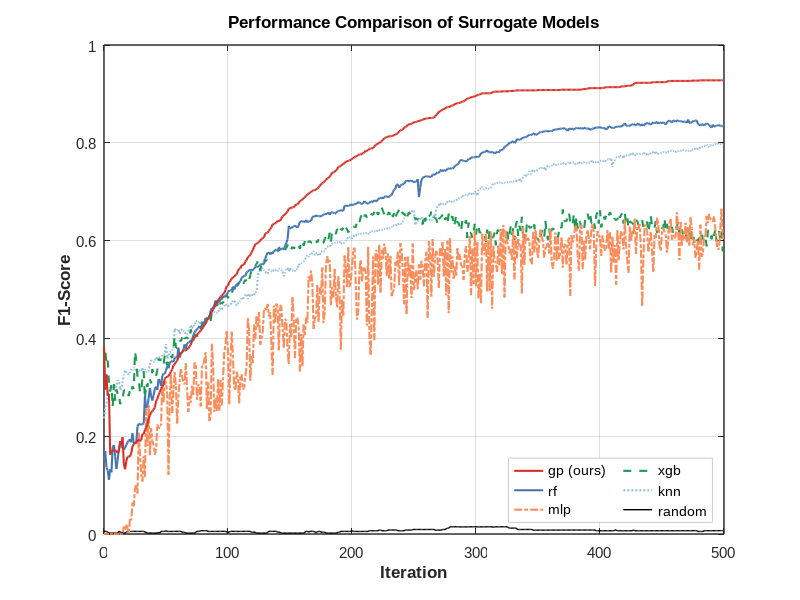

Write MATLAB code to recreate this figure.
%% 代理模型性能对比图 (顶刊学术风格)
% 绘制不同机器学习方法的F1-Score曲线对比 (横坐标: 训练迭代次数)
clear; clc; close all;

%% 1. 加载数据
% 加载其他ML方法的结果
% 假设 iterations 和 rf_f1, mlp_f1, xgb_f1, knn_f1, random_f1 在.mat文件中
% 这里使用模拟数据，确保代码可运行。请在使用时将此处注释掉，并加载实际数据。
% 模拟数据（使用实际数据时请删除以下模拟部分）
iterations = 1:500;

% --- 实际使用请取消注释并确保文件存在 ---
load('surrogate_comparison.mat');
% 加载GP方法的结果
if exist('gp_surrogate_result.mat', 'file')
    gp_data = load('gp_surrogate_result.mat');
    has_gp = true;
else
    has_gp = false;
    warning('gp_surrogate_result.mat not found. Run build_surrogate.py first.');
end
% -----------------------------------------

%% 2. 集中管理模型信息 (顶刊风格配色和线型)
% 定义学术风格配色方案
colors.gp = [0.84, 0.19, 0.15];       % 深红/珊瑚色 (gp (ours))
colors.rf = [0.27, 0.46, 0.70];       % 中蓝
colors.xgb = [0.10, 0.60, 0.31];      % 深绿
colors.mlp = [0.99, 0.55, 0.35];      % 橙色
colors.knn = [0.57, 0.75, 0.86];      % 浅蓝
colors.random = [0.000, 0.000, 0.000]; % 中灰色 (基准线)

% 定义学术风格线型
linestyles.gp = '-'; linestyles.rf = '-'; linestyles.xgb = '--';
linestyles.mlp = '-.'; linestyles.knn = ':'; linestyles.random = '-';

% 定义学术风格线宽
linewidths.gp = 1.5; linewidths.rf = 1.5; linewidths.xgb = 1.5;
linewidths.mlp = 1.5; linewidths.knn = 1.5; linewidths.random = 1.0;

% 集中管理结构体，按图例顺序排列 (GP在最前以突出)
model_info = struct();
model_info.gp_data = struct('name', 'gp (ours)', 'data', gp_data.gp_f1, 'color', colors.gp, 'ls', linestyles.gp, 'lw', linewidths.gp);
model_info.rf = struct('name', 'rf', 'data', rf_f1, 'color', colors.rf, 'ls', linestyles.rf, 'lw', linewidths.rf);
model_info.mlp = struct('name', 'mlp', 'data', mlp_f1, 'color', colors.mlp, 'ls', linestyles.mlp, 'lw', linewidths.mlp);
model_info.xgb = struct('name', 'xgb', 'data', xgb_f1, 'color', colors.xgb, 'ls', linestyles.xgb, 'lw', linewidths.xgb);
model_info.knn = struct('name', 'knn', 'data', knn_f1, 'color', colors.knn, 'ls', linestyles.knn, 'lw', linewidths.knn);
model_info.random = struct('name', 'random', 'data', random_f1, 'color', colors.random, 'ls', linestyles.random, 'lw', linewidths.random);

% 定义绘图顺序（随机方法在底层）
draw_order = {'random', 'knn', 'xgb', 'mlp', 'rf', 'gp_data'};

%% 3. 绘图和图形格式化
% 创建更专业的图形窗口，隐藏界面元素，设置白色背景
fig = figure('Position', [100, 100, 600, 500],'Color', 'white');
hold on;

h_plot = zeros(1, length(draw_order));
% 绘图循环
for i = 1:length(draw_order)
    m = draw_order{i};
    h_plot(i) = plot(iterations, model_info.(m).data, ...
        'Color', model_info.(m).color, ...
        'LineStyle', model_info.(m).ls, ...
        'LineWidth', model_info.(m).lw);
end

% 添加标题
title('Performance Comparison of Surrogate Models', 'FontSize', 16, 'FontWeight', 'bold', 'FontName', 'Arial');

%% 4. 图例和坐标轴增强
% 创建清晰、专业的图例，顺序为学术惯例 (GP在前)，突出显示
legend_order = {'gp_data', 'rf', 'mlp', 'xgb', 'knn', 'random'};
legend_handles = zeros(1, length(legend_order));
legend_names = cell(1, length(legend_order));
for i = 1:length(legend_order)
    legend_handles(i) = h_plot(strcmp(draw_order, legend_order{i}));
    legend_names{i} = model_info.(legend_order{i}).name;
end

leg = legend(legend_handles, legend_names, 'Location', 'southeast', 'FontSize', 12, 'FontName', 'Arial', 'Box', 'on', 'EdgeColor', [0.8 0.8 0.8], 'Color', [1 1 1], 'NumColumns', 2);

% 坐标轴标签增强
xlabel('Iteration', 'FontSize', 14, 'FontWeight', 'bold', 'FontName', 'Arial');
ylabel('F1-Score', 'FontSize', 14, 'FontWeight', 'bold', 'FontName', 'Arial');

% 设置坐标轴范围和格式
xlim([0, 500]);
ylim([0, 1.0]);
set(gca, 'Box', 'on', 'LineWidth', 1.0, 'FontName', 'Arial', 'FontSize', 11, 'TickDir', 'in');

% 网格增强
grid on;
set(gca, 'GridLineStyle', '-', 'GridAlpha', 0.15, 'MinorGridLineStyle', 'none');

% 保存图片（可选，顶刊出版请使用300dpi以上）
% exportgraphics(fig, '代理模型精度对比_顶刊版.jpg', 'Resolution', 300);
